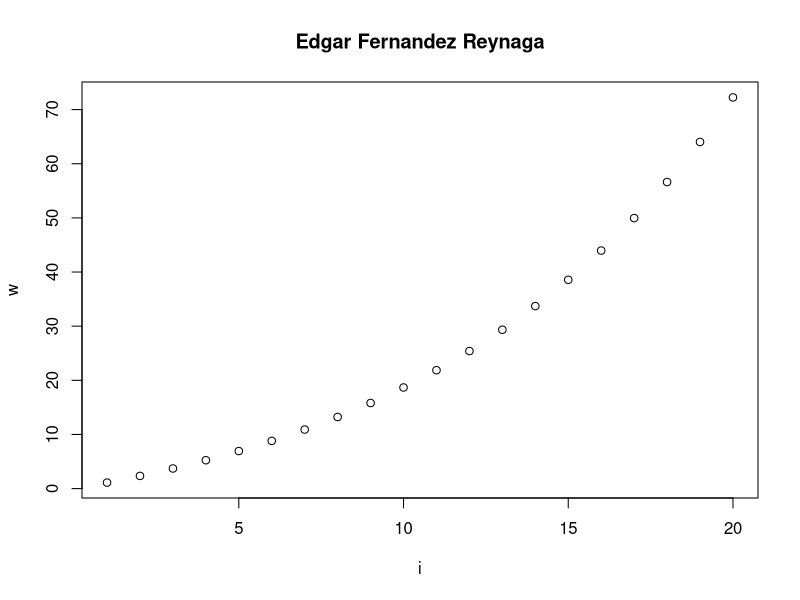
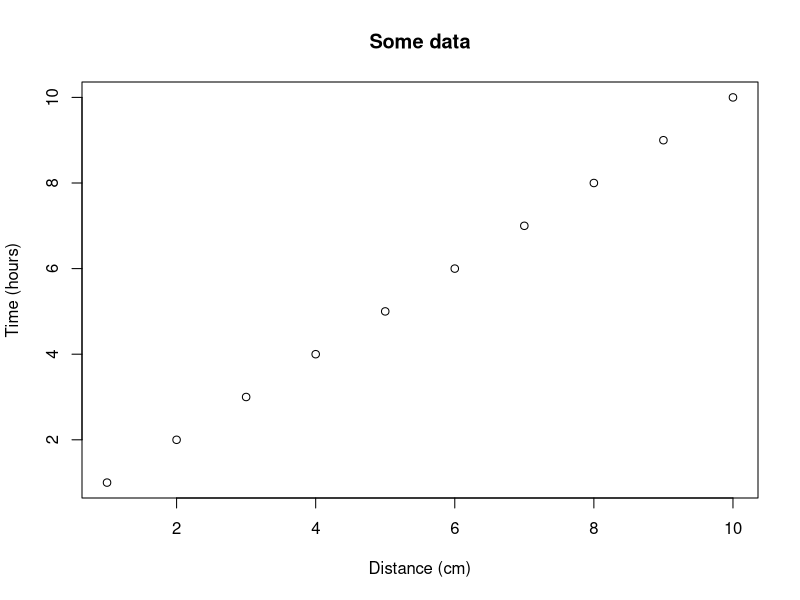
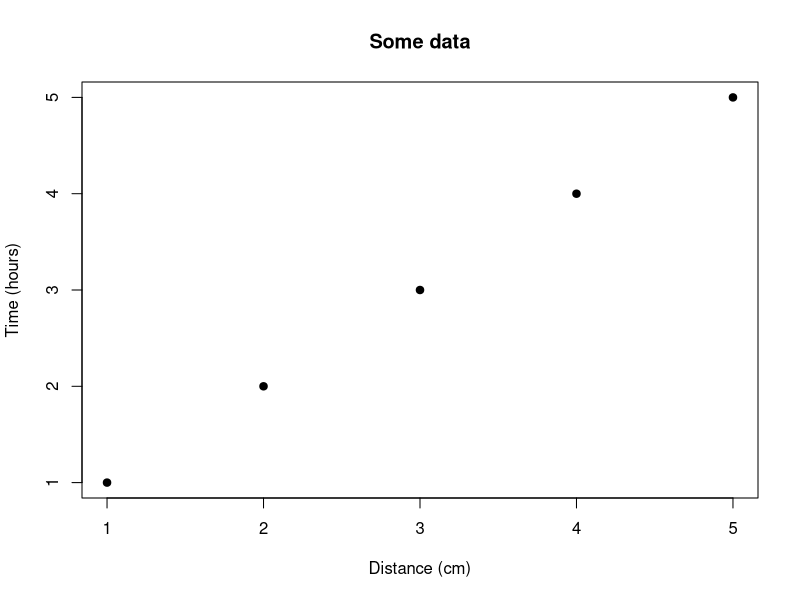

Here is the R script that generated these plots, in order:
## ---- chunk 1
knitr::opts_chunk$set(echo = TRUE) # By default, show code; set to FALSE to hide it
knitr::opts_chunk$set(fig.pos = 'H') # Places figures on pages separate from text
knitr::opts_chunk$set(out.width = '100%', dpi=300) # Figure resolution and size
knitr::opts_chunk$set(fig.env = "figure") # Latex figure environment
## ---- chunk 2
i<- c(1:20)
n<- 0.9
w<- 1/n^i
plot(x=1:20, y= cumsum(w), main= "Edgar Fernandez Reynaga", xlab= "i", ylab= "w")
## ---- chunk 3
plot(1:10, main = "Some data", xlab = "Distance (cm)", 
     ylab = "Time (hours)")
## ---- chunk 4
plot(1:5, pch = 19, main = "Some data", xlab = "Distance (cm)", 
     ylab = "Time (hours)")
## ---- chunk 5
df = data.frame(ID = 1:3, code = letters[1:3])

# Creates tables that follow OUP guidelines using xtable
library(xtable) 
print(xtable(df, caption = "This is the table caption", 
             label = "tab:tab1"), comment = FALSE)
## ---- chunk 6
df = data.frame(ID = 1:3, code = letters[1:3])

# kable can alse be used for creating tables
knitr::kable(df, caption = "This is the table caption", format = "latex",
             booktabs = TRUE, label = "tab2")
## ---- chunk 7
x<-1
equation1<-log(exp(1))+((sin(x)^2)+(cos(x)^2))
equation1

n<- seq(0:50000)
equation2 <- sum(1/2^n)
equation2

equation1>equation2

## ---- chunk 8
x<-1
eq<- log(exp(x))+(sin(x)^2)+(cos(x)^2) 
eq

n<- seq_len(1000)
eq3 <- sum(1/2^n)
eq3

is.it.true <- eq > eq3
if(is.it.true == TRUE) {print ("Equation is true!")}
if(is.it.true == FALSE) {print("Equation is false!")}
